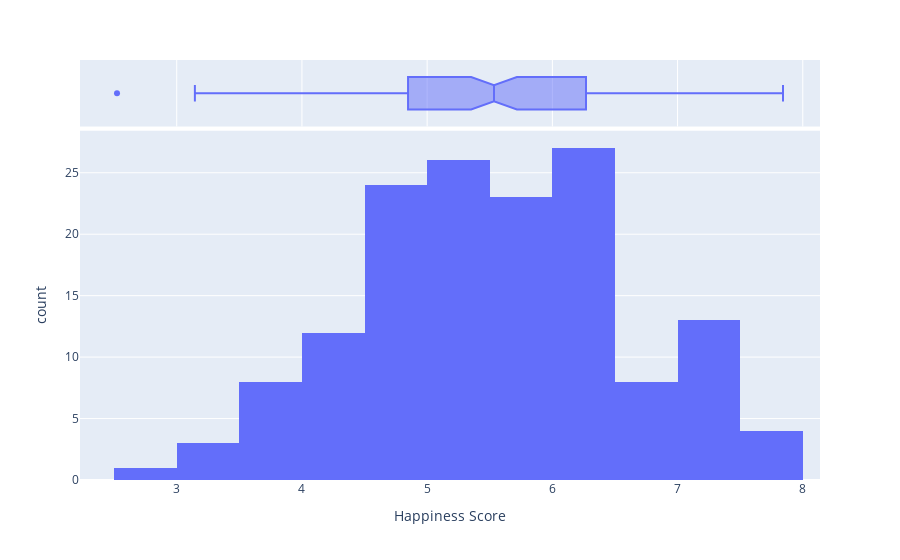

The code cell stored with this chart in its notebook:
### Code cell
import plotly.express as px

fig = px.histogram(df, x="Happiness Score", marginal="box")
fig.show()

### Figure 1 — Plotly figure (JSON) as saved in the notebook; plotly's stock layout.template omitted (floating-point values rounded to 4 significant figures; data arrays with more than 128 entries replaced by an {"elided": "..."} marker saying what was removed)
{"data": [{"alignmentgroup": "True", "bingroup": "x", "hovertemplate": "Happiness Score=%{x}<br>count=%{y}<extra></extra>", "legendgroup": "", "marker": {"color": "#636efa"}, "name": "", "offsetgroup": "", "orientation": "v", "showlegend": false, "type": "histogram", "x": {"elided": "149 float values"}, "xaxis": "x", "yaxis": "y"}, {"alignmentgroup": "True", "hovertemplate": "Happiness Score=%{x}<extra></extra>", "legendgroup": "", "marker": {"color": "#636efa"}, "name": "", "notched": true, "offsetgroup": "", "showlegend": false, "type": "box", "x": {"elided": "149 float values"}, "xaxis": "x2", "yaxis": "y2"}], "layout": {"barmode": "relative", "legend": {"tracegroupgap": 0}, "margin": {"t": 60}, "xaxis": {"anchor": "y", "domain": [0, 1], "title": {"text": "Happiness Score"}}, "xaxis2": {"anchor": "y2", "domain": [0, 1], "matches": "x", "showgrid": true, "showticklabels": false}, "yaxis": {"anchor": "x", "domain": [0, 0.8316], "title": {"text": "count"}}, "yaxis2": {"anchor": "x2", "domain": [0.8416, 1], "matches": "y2", "showgrid": false, "showline": false, "showticklabels": false, "ticks": ""}}}
